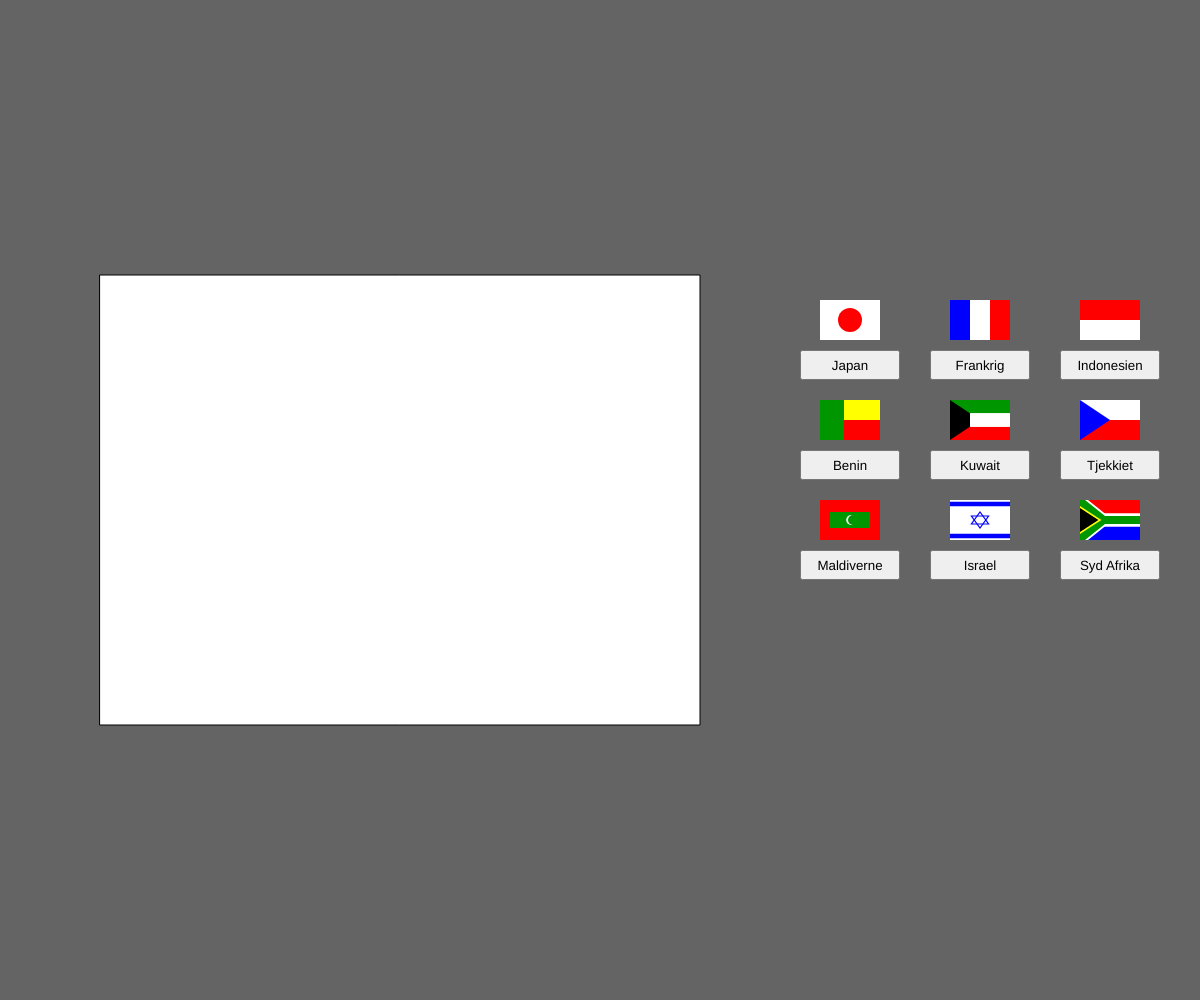
Frame 1 (no input)
Frame 60 (no input): identical to frame 1, image omitted
Frame 120 (the mouse pressed at the canvas centre since frame 60): identical to frame 1, image omitted

The p5.js sketch that drew this single still picture (run headless with seeded random() and noise() and a simulated clock; from frame 60 on, the mouse is pressed at the canvas centre):

// p5.js sketch
// ── sketch.js
var flagPosX;
var flagPosY;
var flagSizeX;
var flagSizeY;

function setup(){
  createCanvas(windowWidth,windowHeight);
  background(100);
  rectMode(CENTER);
  ellipseMode(CENTER);

  //giver variablerne en værdi
  flagPosX = width/2 -200
  flagPosY = height/2
  flagSizeX = 600
  flagSizeY = 450

  //laver et tomt flag
  fill(255);
  rect(flagPosX,flagPosY,flagSizeX,flagSizeY);

  //Laver knapperne
  NyKnap(1,1,Japan,"Japan");
  NyKnap(2,1,Frankrig,"Frankrig");
  NyKnap(3,1,Indonesien,"Indonesien");
  NyKnap(1,2,Benin,"Benin");
  NyKnap(2,2,Kuwait,"Kuwait");
  NyKnap(3,2,Tjekkiet,"Tjekkiet");
  NyKnap(1,3,Maldiverne,"Maldiverne");
  NyKnap(2,3,Israel,"Israel");
  NyKnap(3,3,SydAfrika,"Syd Afrika");
}

function draw(){

}

//functioner til hvordan de forskellige flag skal se ud

function Japan(posX,posY,sizeX,sizeY){
  fill(255,0,0);
  ellipse(posX,posY,sizeY/5*3,sizeY/5*3);
}

function Frankrig(posX,posY,sizeX,sizeY){
  fill(0,0,255);
  rect(posX-sizeX/3,posY,sizeX/3,sizeY);
  fill(255,0,0);
  rect(posX+sizeX/3,posY,sizeX/3,sizeY);
}

function Indonesien(posX,posY,sizeX,sizeY){
  fill(255,0,0);
  rect(posX,posY-sizeY/4,sizeX,sizeY/2);
}

function Benin(posX,posY,sizeX,sizeY){
  fill(255,255,0);
  rect(posX,posY-sizeY/4,sizeX,sizeY/2);
  fill(255,0,0);
  rect(posX,posY+sizeY/4,sizeX,sizeY/2);
  fill(0,150,0);
  rect(posX-sizeX/10*3,posY,sizeX/5*2,sizeY);
}

function Kuwait(posX,posY,sizeX,sizeY){
  fill(0,150,0);
  rect(posX,posY-sizeY/3,sizeX,sizeY/3);
  fill(255,0,0);
  rect(posX,posY+sizeY/3,sizeX,sizeY/3); 
  fill(0);
  triangle(posX-sizeX/2,posY-sizeY/2,posX-sizeX/2,posY+sizeY/2,posX,posY);
  fill(255);
  rect(posX+sizeX/6,posY,sizeX/6*4,sizeY/3);
}

function Tjekkiet(posX,posY,sizeX,sizeY){
  fill(255,0,0);
  rect(posX,posY+sizeY/4,sizeX,sizeY/2); 
  fill(0,0,255);
  triangle(posX-sizeX/2,posY-sizeY/2,posX-sizeX/2,posY+sizeY/2,posX,posY);
}

function Maldiverne(posX,posY,sizeX,sizeY){
  fill(255,0,0);
  rect(posX,posY,sizeX,sizeY);
  fill(0,150,0);
  rect(posX,posY,sizeX/3*2,sizeY/5*2);
  fill(255);
  ellipse(posX+sizeX/50,posY,sizeY/4,sizeY/4);
  fill(0,150,0);
  ellipse(posX+sizeX/20,posY,sizeY/4,sizeY/4);
}

function Israel(posX,posY,sizeX,sizeY){
  fill(255);
  rect(posX,posY-sizeY/10*4,sizeX,sizeY/5);
  rect(posX,posY+sizeY/10*4,sizeX,sizeY/5);
  fill(0,0,255);
  rect(posX,posY-sizeY/10*4,sizeX,sizeY/9);
  rect(posX,posY+sizeY/10*4,sizeX,sizeY/9);
  fill(255,0);
  strokeWeight(sizeX/50);
  stroke(0,0,255);
  triangle(posX-sizeX/7, posY-sizeY/10, posX+sizeX/7, posY-sizeY/10, posX, posY+sizeY/5);
  triangle(posX-sizeX/7, posY+sizeY/10, posX+sizeX/7, posY+sizeY/10, posX, posY-sizeY/5);
  strokeWeight(0);
  stroke(0);
}

function SydAfrika(posX,posY,sizeX,sizeY){
  fill(255,0,0);
  rect(posX,posY-sizeY/3,sizeX,sizeY/3);
  fill(0,0,255);
  rect(posX,posY+sizeY/3,sizeX,sizeY/3); 
  fill(255);
  triangle(posX-sizeX/20*9,posY-sizeY/5*3,posX-sizeX/20*9,posY+sizeY/5*3,posX+sizeX/20,posY);
  fill(0,150,0);
  triangle(posX-sizeX/2,posY-sizeY/5*3,posX-sizeX/2,posY+sizeY/5*3,posX,posY);
  fill(0,150,0);
  rect(posX+sizeX/6,posY,sizeX/6*4,sizeY/5);
  fill(255,255,0);
  triangle(posX-sizeX/2, posY-sizeY/20*7, posX-sizeX/2, posY+sizeY/20*7, posX-sizeX/7, posY);
  fill(0);
  triangle(posX-sizeX/2, posY-sizeY/20*6, posX-sizeX/2, posY+sizeY/20*6, posX-sizeX/7-sizeX/20, posY);
  fill(0,0);
  stroke(100);
  strokeWeight(50);
  rect(posX,posY,sizeX+50,sizeY+50);
  strokeWeight(0);
}

//functioner til at lave knapperne

function NyKnap (nrX, nrY,land,navn){
  let button;
  let posX = width/2+70+130*nrX;
  let posY = height/4+100*nrY;
  button = createButton(navn);
  KnapFlag(posX+50,posY-30,land)
  button.size(100,30);
  button.position(posX,posY);
  button.mousePressed(() => {
    fill(255);
    rect(flagPosX,flagPosY,flagSizeX,flagSizeY);
    land(flagPosX,flagPosY,flagSizeX,flagSizeY)
  });
}

function KnapFlag(posX,posY,land){
  strokeWeight(0);
  fill(255);
  rect(posX,posY,60,40);
  land(posX,posY,60,40);
}
